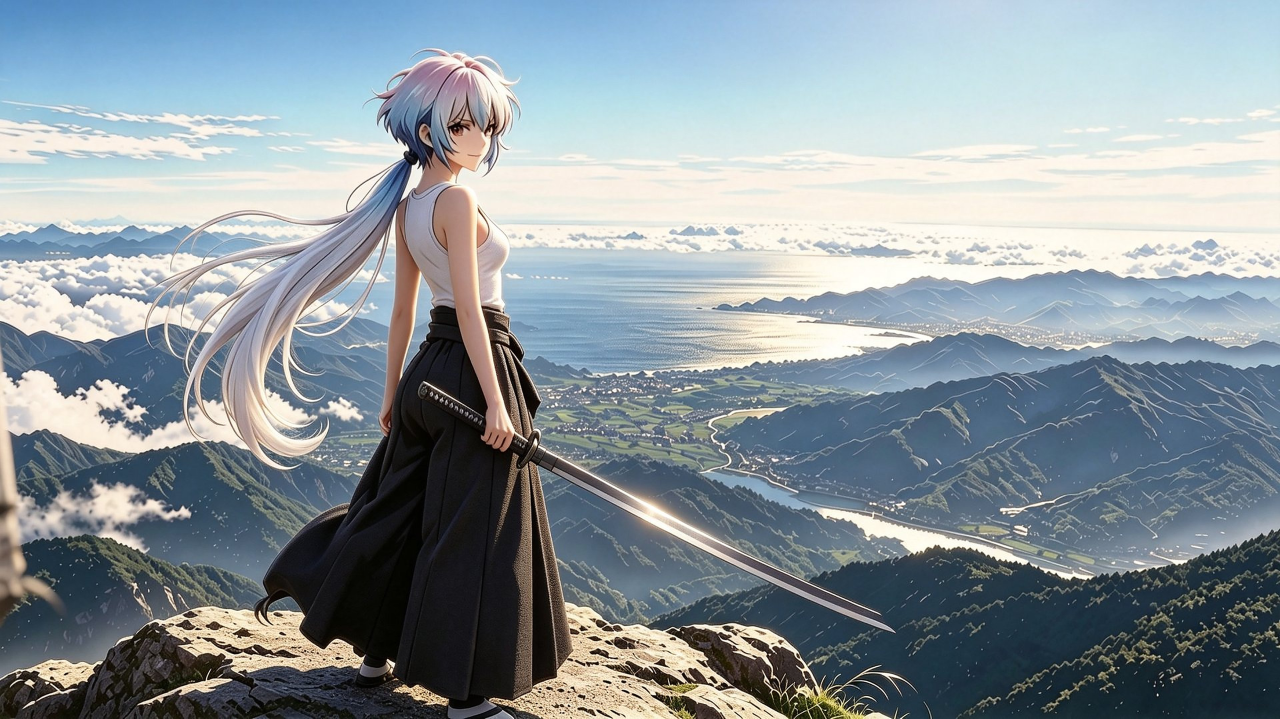
#> input picture 孤高旅斗/assets/char/frame.jpg, 3840 x 2156 px (shown at 1/3 size)
$ python _grid.py
#> lines starting #> are read from the running program, lines starting #| are printed output that depends on the picture; after the words box and inside, x2 and y2 are one past the last pixel; in counts of white or black regions, pixels touching at a corner belong together
# -*- coding: utf-8 -*-
"""在立绘上叠 UV 网格，用来肉眼读坐标（调 PART_DEF 时用）。

输出 temp/grid_<name>.png：
  左半 = 干净网格图，右半 = 网格 + 当前蒙版叠加，
  方便一边读坐标一边核对覆盖。
"""
import importlib
import os
import sys

import numpy as np
from PIL import Image, ImageDraw

ROOT = os.path.dirname(os.path.dirname(os.path.abspath(__file__)))
sys.path.insert(0, os.path.join(ROOT, "scripts"))
import proc_char as pc  # noqa: E402
importlib.reload(pc)

FRAME = os.path.join(ROOT, "assets", "char", "frame.jpg")
COL = {"hair": (255, 52, 52), "skirt": (40, 140, 255),
       "armA": (40, 255, 120), "armB": (255, 220, 40)}


def grid(img, cw, ch, step=0.02, major=0.1):
    d = ImageDraw.Draw(img, "RGBA")
    n = int(1 / step)
    for i in range(n + 1):
        u = i * step
        x = u * cw
        m = abs(u / major - round(u / major)) < 1e-6
        d.line([(x, 0), (x, ch)], fill=(255, 255, 255, 150 if m else 70), width=2 if m else 1)
        if m:
            d.text((x + 3, 2), "%.2f" % u, fill=(255, 255, 0, 255))
    for i in range(n + 1):
        v = i * step
        y = v * ch
        m = abs(v / major - round(v / major)) < 1e-6
        d.line([(0, y), (cw, y)], fill=(255, 255, 255, 150 if m else 70), width=2 if m else 1)
        if m:
            d.text((3, y + 1), "%.2f" % v, fill=(255, 255, 0, 255))
    return img


def mask_of(name, W, H):
    dfn = pc.PART_DEF[name]
    m = Image.new("L", (W, H), 0)
    d = ImageDraw.Draw(m)
    if "poly" in dfn:
        d.polygon([(u * W, v * H) for (u, v) in dfn["poly"]], fill=255)
    if "ell" in dfn:
        for (u, v, rx, ry) in dfn["ell"]:
            d.ellipse([(u - rx) * W, (v - ry) * H, (u + rx) * W, (v + ry) * H], fill=255)
    return m


def run(name, u0, v0, u1, v1, out_w=760, who=("hair", "armA", "armB")):
#> called with name = 'torso', u0 = 0.09, v0 = 0.04, u1 = 0.47, v1 = 0.62, out_w = 700, who = ('hair', 'armA', 'armB')
    base = Image.open(FRAME).convert("RGB")
#> base is the input picture: PIL image 3840x2156 RGB; mean R, G, B 139, 150.1, 156.6
    W, H = base.size
#> W = 3840; H = 2156
    cw, ch = int(u1 * W) - int(u0 * W), int(v1 * H) - int(v0 * H)
#> cw = 1459; ch = 1250
    box = (int(u0 * W), int(v0 * H), int(u1 * W), int(v1 * H))
#> box = (345, 86, 1804, 1336)
    cw2 = out_w
    ch2 = int(round(ch * out_w / float(cw)))
#> ch2 = 600
    # 先在整帧尺度上算蒙版，再和裁剪图一起缩放，保证坐标不走样
    tint = Image.new("RGB", (cw, ch), (0, 0, 0))
#> tint: PIL image 1459x1250 RGB; every value is 0
    alpha = np.zeros((ch, cw), np.uint8)
    for n in who:
        m = mask_of(n, W, H).crop(box)
        tint = Image.composite(Image.new("RGB", (cw, ch), COL[n]), tint, m)
        alpha = np.maximum(alpha, (np.array(m) * 0.34).astype(np.uint8))
#> this loop made 3 passes
#> pass 1, in run, `m = mask_of(n, W, H).crop(box)`:
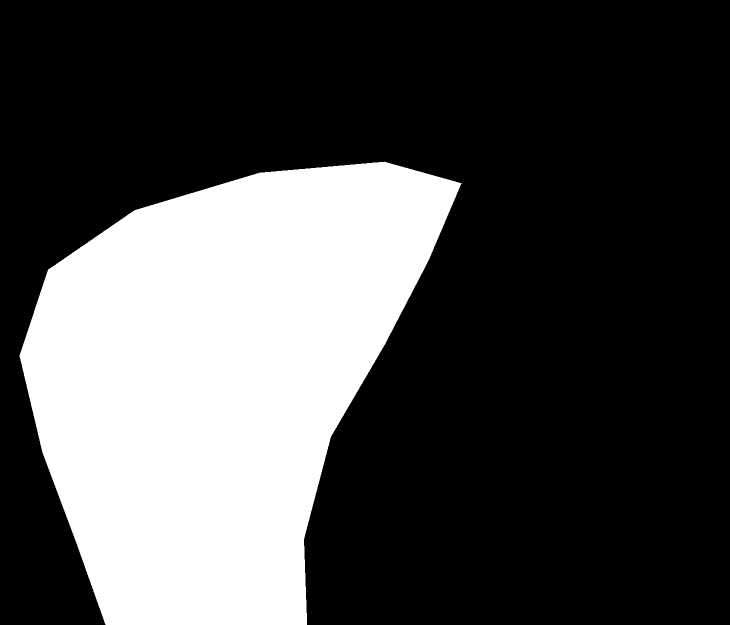
#> m: PIL image 1459x1250 L (shown at 1/2 size); 29.5% white; 1 white region, box (x1, y1, x2, y2) and area: (39, 323, 923, 1250) 537293
#> after the loop:
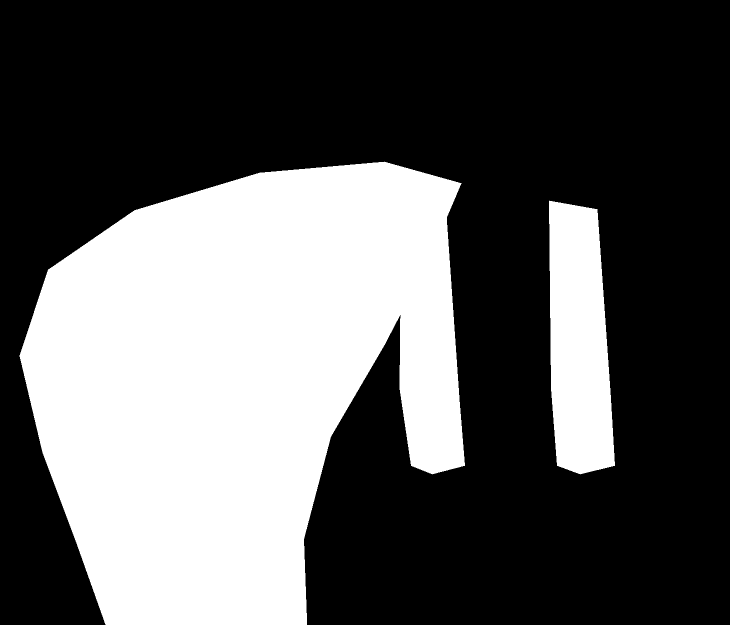
#> alpha: shape (1250, 1459) (shown at 1/2 size); values 0 (black) and 86 (white), 35.1% white; 2 white regions, box (x1, y1, x2, y2) and area: (39, 323, 930, 1250) 582181, (1098, 401, 1230, 949) 58560
#> after the loop:
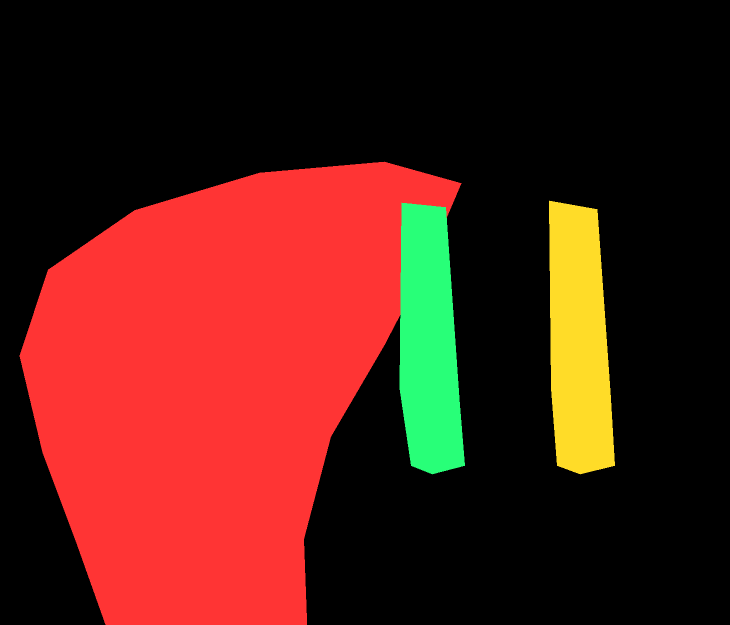
#> tint: PIL image 1459x1250 RGB (shown at 1/2 size); mean R, G, B 82.9, 29.9, 20
    alpha = Image.fromarray(alpha)
    over = Image.composite(tint, base.crop(box), alpha)

    left = base.crop(box).resize((cw2, ch2), Image.LANCZOS)
    right = over.resize((cw2, ch2), Image.LANCZOS)
    # 网格按裁剪窗口的 UV 比例画
    grid(left, cw2, ch2)
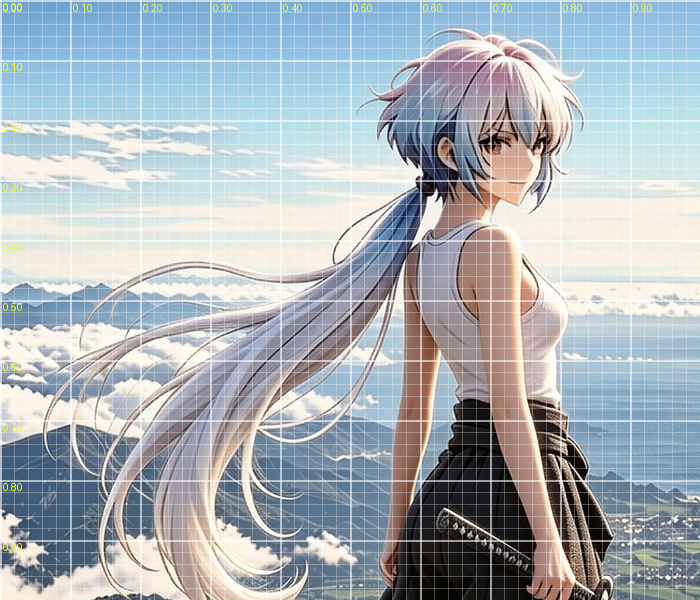
#> left: PIL image 700x600 RGB; mean R, G, B 170.2, 179.1, 185.7
    grid(right, cw2, ch2)
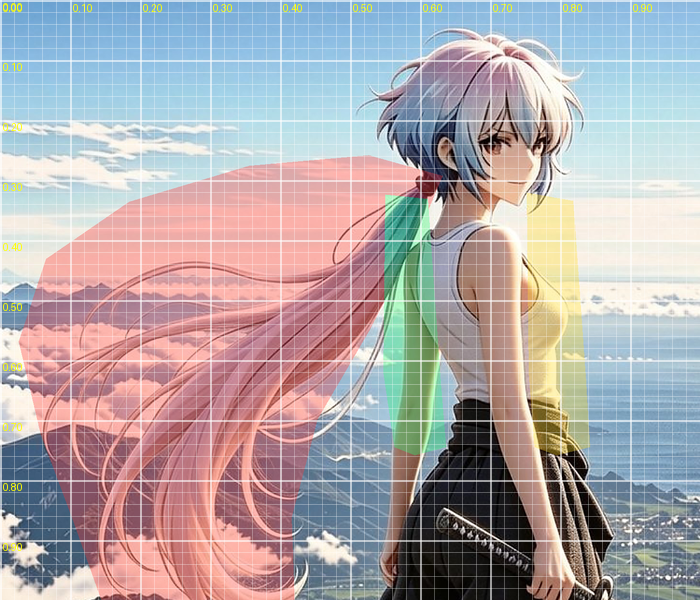
#> right: PIL image 700x600 RGB; mean R, G, B 176.2, 168.4, 171.6
    canvas = Image.new("RGB", (cw2 * 2 + 8, ch2), (20, 20, 20))
#> canvas: PIL image 1408x600 RGB; every value is 20
    canvas.paste(left, (0, 0))
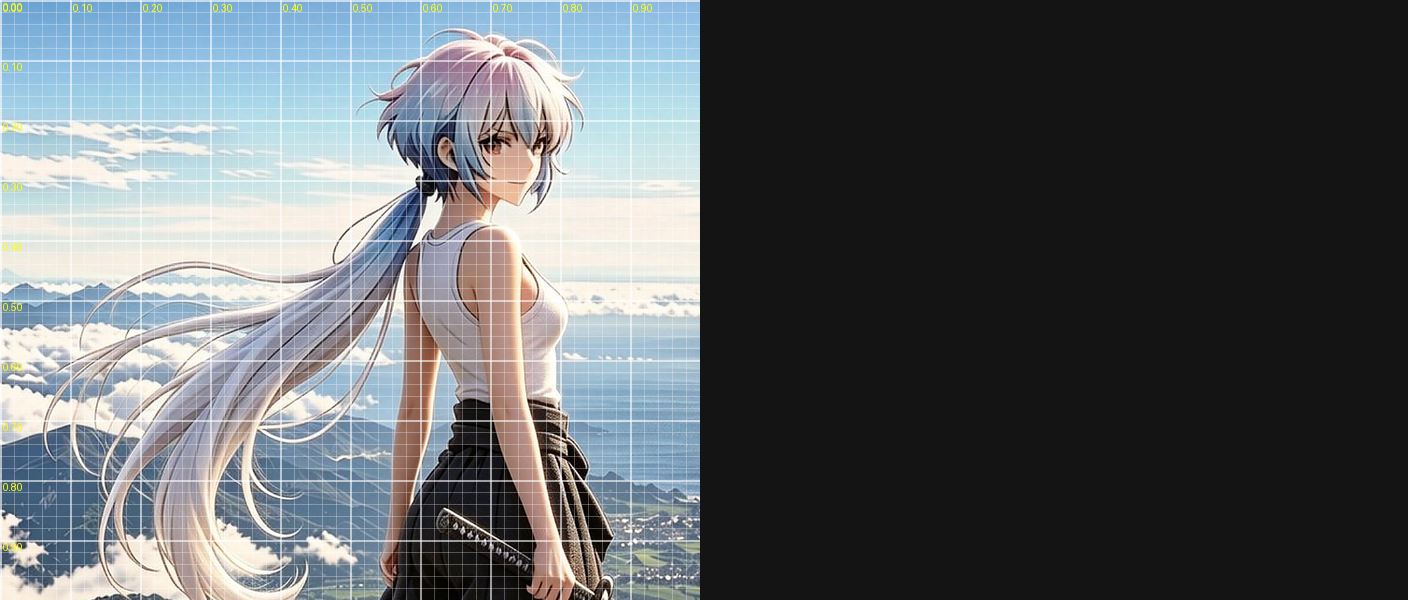
#> canvas: PIL image 1408x600 RGB; mean R, G, B 94.7, 99.1, 102.4
    canvas.paste(right, (cw2 + 8, 0))
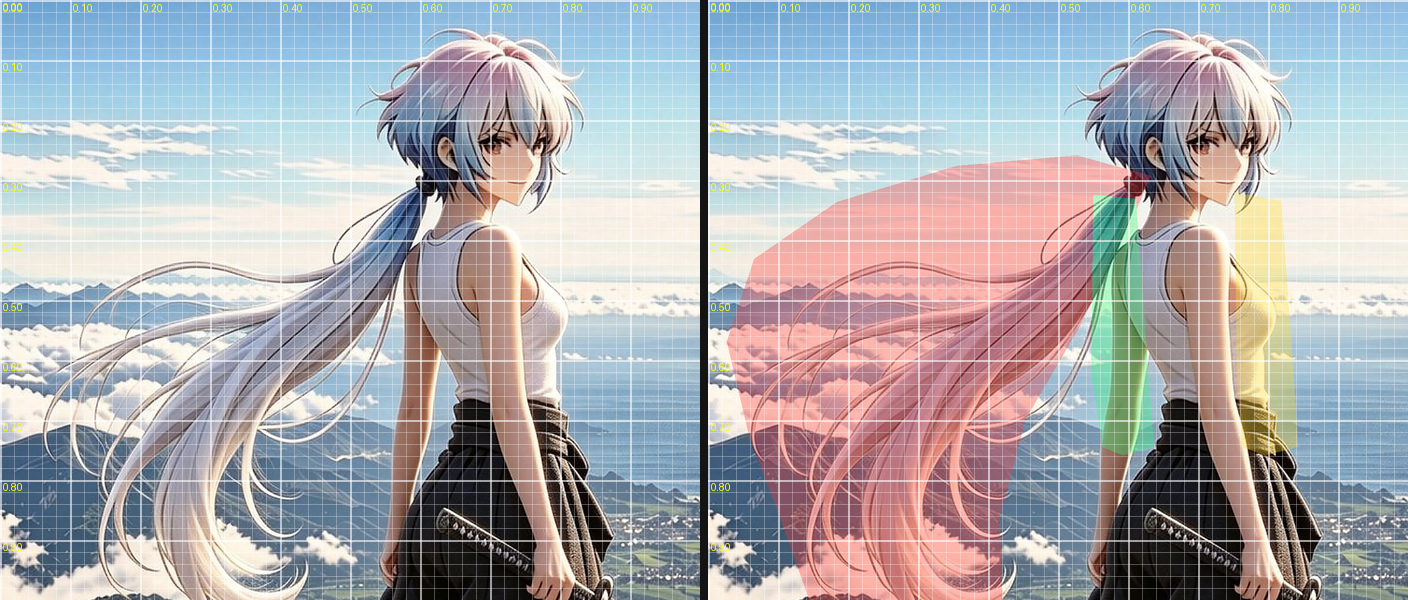
#> canvas: PIL image 1408x600 RGB; mean R, G, B 172.3, 172.9, 177.7
    canvas.save(os.path.join(ROOT, "temp", "grid_%s.png" % name), quality=90)
    print("wrote temp/grid_%s.png %s (u %.2f..%.2f  v %.2f..%.2f)" % (name, canvas.size, u0, u1, v0, v1))
#| wrote temp/grid_torso.png (1408, 600) (u 0.09..0.47  v 0.04..0.62)


if __name__ == "__main__":
    run("torso", 0.09, 0.04, 0.47, 0.62, 700)
